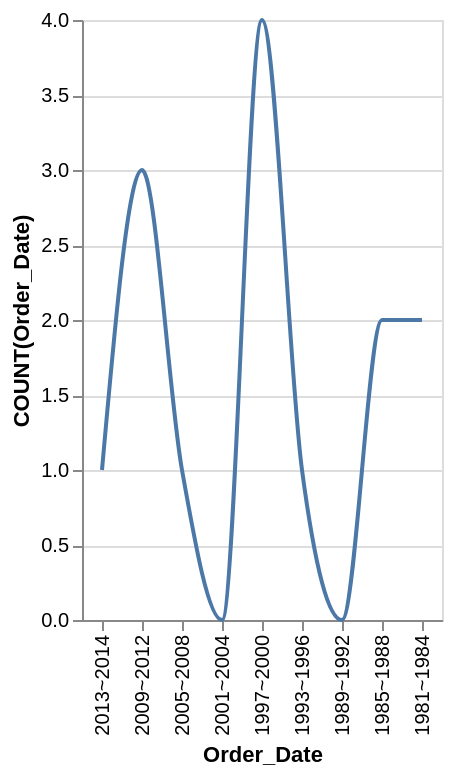

Describe this chart as a Vega-Lite specification.
### Vega-Lite specification from a JSON file in a GitHub repository (floating-point values rounded to 4 significant figures)
{"data": {"values": [{"x_data": "1981~1984", "y_data": 2}, {"x_data": "1985~1988", "y_data": 2}, {"x_data": "1989~1992", "y_data": 0}, {"x_data": "1993~1996", "y_data": 1}, {"x_data": "1997~2000", "y_data": 4}, {"x_data": "2001~2004", "y_data": 0}, {"x_data": "2005~2008", "y_data": 1}, {"x_data": "2009~2012", "y_data": 3}, {"x_data": "2013~2014", "y_data": 1}]}, "mark": {"type": "line", "interpolate": "monotone"}, "encoding": {"x": {"field": "x_data", "type": "nominal", "title": "Order_Date", "sort": "descending"}, "y": {"field": "y_data", "type": "quantitative", "title": "COUNT(Order_Date)"}}}
